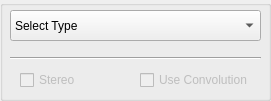
     <widget class="QGroupBox" name="groupBox_12">
      <property name="geometry">
       <rect>
        <x>260</x>
        <y>380</y>
        <width>271</width>
        <height>101</height>
       </rect>
      </property>
      <property name="title">
       <string/>
      </property>
      <widget class="QComboBox" name="comboBox_r_type">
       <property name="geometry">
        <rect>
         <x>10</x>
         <y>10</y>
         <width>251</width>
         <height>31</height>
        </rect>
       </property>
       <property name="toolTip">
        <string>&lt;html&gt;&lt;head/&gt;&lt;body&gt;&lt;p&gt;Select the Type of Reverb. Not strictly presets, but some provide with pre-cofigurations based on the reverberator used.&lt;/p&gt;&lt;/body&gt;&lt;/html&gt;</string>
       </property>
       <property name="currentIndex">
        <number>0</number>
       </property>
       <item>
        <property name="text">
         <string>Select Type</string>
        </property>
       </item>
       <item>
        <property name="text">
         <string>Echo</string>
        </property>
       </item>
       <item>
        <property name="text">
         <string>Simple Reverb (Comb)</string>
        </property>
       </item>
       <item>
        <property name="text">
         <string>Low Pass Reverb</string>
        </property>
       </item>
       <item>
        <property name="text">
         <string>All Pass Reverb</string>
        </property>
       </item>
       <item>
        <property name="text">
         <string>Shroeder Reverb - SATRev</string>
        </property>
       </item>
       <item>
        <property name="text">
         <string>Shroeder Reverb - JCRev</string>
        </property>
       </item>
       <item>
        <property name="text">
         <string>Moorer Reverb</string>
        </property>
       </item>
       <item>
        <property name="text">
         <string>Freeverb Reverb</string>
        </property>
       </item>
       <item>
        <property name="text">
         <string>Convolution</string>
        </property>
       </item>
      </widget>
      <widget class="QCheckBox" name="checkBox_r_stereo">
       <property name="enabled">
        <bool>false</bool>
       </property>
       <property name="geometry">
        <rect>
         <x>20</x>
         <y>70</y>
         <width>65</width>
         <height>20</height>
        </rect>
       </property>
       <property name="text">
        <string>Stereo</string>
       </property>
      </widget>
      <widget class="Line" name="line">
       <property name="geometry">
        <rect>
         <x>10</x>
         <y>50</y>
         <width>251</width>
         <height>16</height>
        </rect>
       </property>
       <property name="orientation">
        <enum>Qt::Horizontal</enum>
       </property>
      </widget>
      <widget class="QCheckBox" name="checkBox_r_convolution">
       <property name="enabled">
        <bool>false</bool>
       </property>
       <property name="geometry">
        <rect>
         <x>140</x>
         <y>70</y>
         <width>131</width>
         <height>20</height>
        </rect>
       </property>
       <property name="toolTip">
        <string>&lt;html&gt;&lt;head/&gt;&lt;body&gt;&lt;p&gt;Applies the effect by using its impulse response. Less exact, but usually much faster.&lt;/p&gt;&lt;/body&gt;&lt;/html&gt;</string>
       </property>
       <property name="text">
        <string>Use Convolution</string>
       </property>
      </widget>
     </widget>
